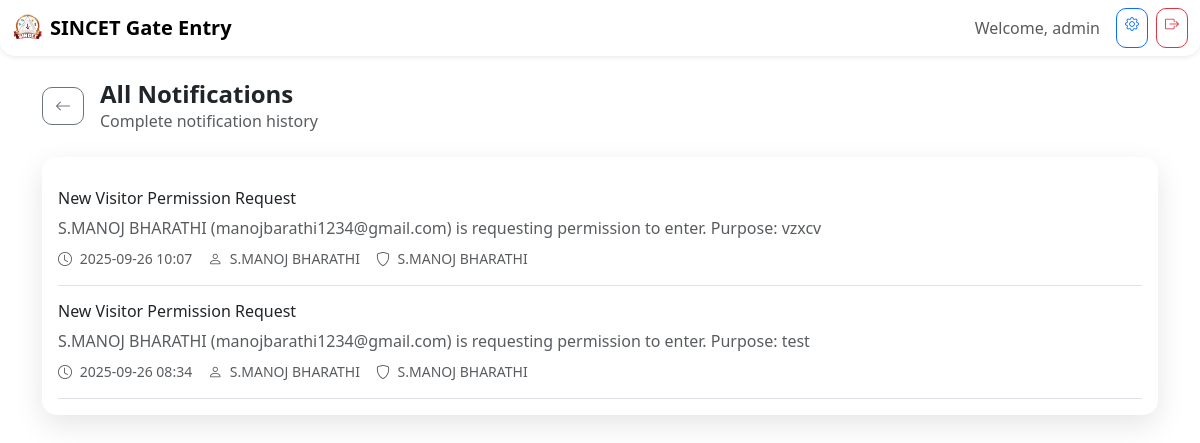
Page /authority/notifications (signed in) on the earlier database version.
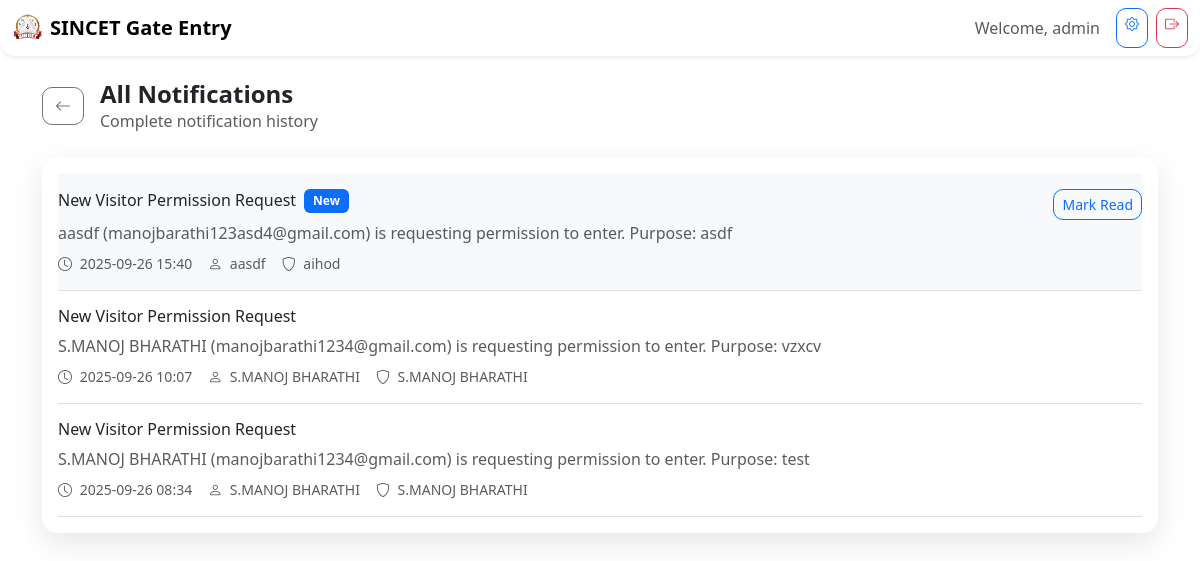
Same page on the later database version.
### models.py (models this page shows, shortened)
class Notification(db.Model):
    __tablename__ = 'notifications'
    id = db.Column(db.String(36), primary_key=True, default=lambda: str(uuid.uuid4()))
    visitor_id = db.Column(db.String(36), db.ForeignKey('visitors.id'))
    authority_id = db.Column(db.String(36), db.ForeignKey('authorities.id'))
    type = db.Column(db.String(50), default='visitor_request')
    title = db.Column(db.String(255), nullable=False)
    message = db.Column(db.Text, nullable=False)
    is_read = db.Column(db.Boolean, default=False)
    created_at = db.Column(db.DateTime, default=datetime.utcnow)
    updated_at = db.Column(db.DateTime, default=datetime.utcnow, onupdate=datetime.utcnow)

class Visitor(db.Model):
    __tablename__ = 'visitors'
    id = db.Column(db.String(36), primary_key=True, default=lambda: str(uuid.uuid4()))
    name = db.Column(db.String(100), nullable=False)
    phone = db.Column(db.String(20), nullable=False)
    email = db.Column(db.String(120))
    purpose = db.Column(db.Text, nullable=False)
    photo_url = db.Column(db.String(200))
    entry_time = db.Column(db.DateTime, default=datetime.utcnow)
    exit_time = db.Column(db.DateTime)
    authority_id = db.Column(db.String(36), db.ForeignKey('authorities.id'))
    authority_permission_granted = db.Column(db.Boolean, default=False)
    permission_granted_at = db.Column(db.DateTime)
    status = db.Column(db.String(20), default='pending')  # pending, approved, rejected, exited
    created_by = db.Column(db.String(100))
    notes = db.Column(db.Text)
    created_at = db.Column(db.DateTime, default=datetime.utcnow)
    updated_at = db.Column(db.DateTime, default=datetime.utcnow, onupdate=datetime.utcnow)
    notifications = db.relationship('Notification', backref='visitor', lazy=True)

class Authority(db.Model):
    __tablename__ = 'authorities'
    id = db.Column(db.String(36), primary_key=True, default=lambda: str(uuid.uuid4()))
    name = db.Column(db.String(100), nullable=False)
    designation = db.Column(db.String(50), nullable=False)  # staff, faculty staff, hod, principal, admin
    department = db.Column(db.String(100))
    phone = db.Column(db.String(20))
    email = db.Column(db.String(120))
    is_active = db.Column(db.Boolean, default=True)
    created_at = db.Column(db.DateTime, default=datetime.utcnow)
    updated_at = db.Column(db.DateTime, default=datetime.utcnow, onupdate=datetime.utcnow)
    visitors = db.relationship('Visitor', backref='authority', lazy=True)
    notifications = db.relationship('Notification', backref='authority', lazy=True)

### routes/authority.py (the view)
    def decorated_function(*args, **kwargs):
        if 'user_id' not in session:
            return redirect(url_for('auth.login'))
        return f(*args, **kwargs)

### routes/authority.py (called while the page is built)
def login_required(f):
    def decorated_function(*args, **kwargs):
        if 'user_id' not in session:
            return redirect(url_for('auth.login'))
        return f(*args, **kwargs)
    decorated_function.__name__ = f.__name__
    return decorated_function

@authority_bp.route('/notifications')
@login_required
def notifications():
    user_role = session.get('role')
    if user_role == 'admin':
        notifications = Notification.query.order_by(Notification.created_at.desc()).all()
    else:
        notifications = []
    return render_template('authority/notifications.html', notifications=notifications)

### templates/authority/notifications.html (shortened to what this page needs)
{% extends "base.html" %}
{% block content %}
<div class="container py-4">
    <div class="d-flex align-items-center mb-4">
        <a href="{{ url_for('index') }}" class="btn btn-outline-secondary me-3">
            <i class="bi bi-arrow-left"></i>
        </a>
        <div>
            <h1 class="h4 fw-bold mb-0">All Notifications</h1>
            <p class="text-muted mb-0">Complete notification history</p>
        </div>
    </div>
    {% if notifications %}
    <div class="card">
        <div class="card-body">
            {% for notification in notifications %}
            <div class="d-flex justify-content-between align-items-start border-bottom py-3 {% if not notification.is_read %}bg-light{% endif %}">
                <div class="flex-grow-1">
                    <div class="d-flex align-items-center mb-2">
                        <h6 class="mb-0 me-2">{{ notification.title }}</h6>
                        {% if not notification.is_read %}
                        <span class="badge bg-primary">New</span>
                        {% endif %}
                    </div>
                    <p class="text-muted mb-2">{{ notification.message }}</p>
                    <div class="d-flex align-items-center text-muted">
                        <small>
                            <i class="bi bi-clock me-1"></i>
                            {{ notification.created_at.strftime('%Y-%m-%d %H:%M') }}
                        </small>
                        {% if notification.visitor %}
                        <small class="ms-3">
                            <i class="bi bi-person me-1"></i>
                            {{ notification.visitor.name }}
                        </small>
                        {% endif %}
                        {% if notification.authority %}
                        <small class="ms-3">
                            <i class="bi bi-shield me-1"></i>
                            {{ notification.authority.name }}
                        </small>
                        {% endif %}
                    </div>
                </div>
                {% if not notification.is_read %}
                <form method="POST" action="{{ url_for('api.mark_notification_read', notification_id=notification.id) }}" class="ms-3">
                    <button type="submit" class="btn btn-outline-primary btn-sm">
                        Mark Read
                    </button>
                </form>
                {% endif %}
            </div>
            {% endfor %}
        </div>
    </div>
    {% endif %}
</div>
{% endblock %}

Differences in the rows shown:
added Notification: title "New Visitor Permission Request", is_read "New", message "aasdf (manojbarathi123asd4@gmail.com) is requesting permission to enter. Purpose: asdf", created_at "2025-09-26 15:40", visitor.name "aasdf", authority.name "aihod"
